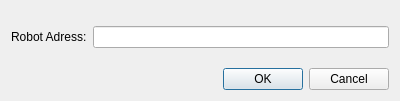
<?xml version="1.0" encoding="UTF-8"?>
<ui version="4.0">
 <class>ConnectionDialog</class>
 <widget class="QDialog" name="ConnectionDialog">
  <property name="geometry">
   <rect>
    <x>0</x>
    <y>0</y>
    <width>400</width>
    <height>101</height>
   </rect>
  </property>
  <property name="windowTitle">
   <string>Dialog</string>
  </property>
  <layout class="QVBoxLayout" name="verticalLayout">
   <item>
    <spacer name="verticalSpacer_2">
     <property name="orientation">
      <enum>Qt::Vertical</enum>
     </property>
     <property name="sizeHint" stdset="0">
      <size>
       <width>20</width>
       <height>7</height>
      </size>
     </property>
    </spacer>
   </item>
   <item>
    <layout class="QHBoxLayout" name="horizontalLayout">
     <item>
      <widget class="QLabel" name="label">
       <property name="text">
        <string>Robot Adress:</string>
       </property>
      </widget>
     </item>
     <item>
      <widget class="QLineEdit" name="lineEdit"/>
     </item>
    </layout>
   </item>
   <item>
    <spacer name="verticalSpacer">
     <property name="orientation">
      <enum>Qt::Vertical</enum>
     </property>
     <property name="sizeHint" stdset="0">
      <size>
       <width>20</width>
       <height>7</height>
      </size>
     </property>
    </spacer>
   </item>
   <item>
    <widget class="QDialogButtonBox" name="buttonBox">
     <property name="orientation">
      <enum>Qt::Horizontal</enum>
     </property>
     <property name="standardButtons">
      <set>QDialogButtonBox::Cancel|QDialogButtonBox::Ok</set>
     </property>
    </widget>
   </item>
  </layout>
 </widget>
 <resources/>
 <connections>
  <connection>
   <sender>buttonBox</sender>
   <signal>accepted()</signal>
   <receiver>ConnectionDialog</receiver>
   <slot>accept()</slot>
   <hints>
    <hint type="sourcelabel">
     <x>248</x>
     <y>254</y>
    </hint>
    <hint type="destinationlabel">
     <x>157</x>
     <y>274</y>
    </hint>
   </hints>
  </connection>
  <connection>
   <sender>buttonBox</sender>
   <signal>rejected()</signal>
   <receiver>ConnectionDialog</receiver>
   <slot>reject()</slot>
   <hints>
    <hint type="sourcelabel">
     <x>316</x>
     <y>260</y>
    </hint>
    <hint type="destinationlabel">
     <x>286</x>
     <y>274</y>
    </hint>
   </hints>
  </connection>
 </connections>
</ui>
